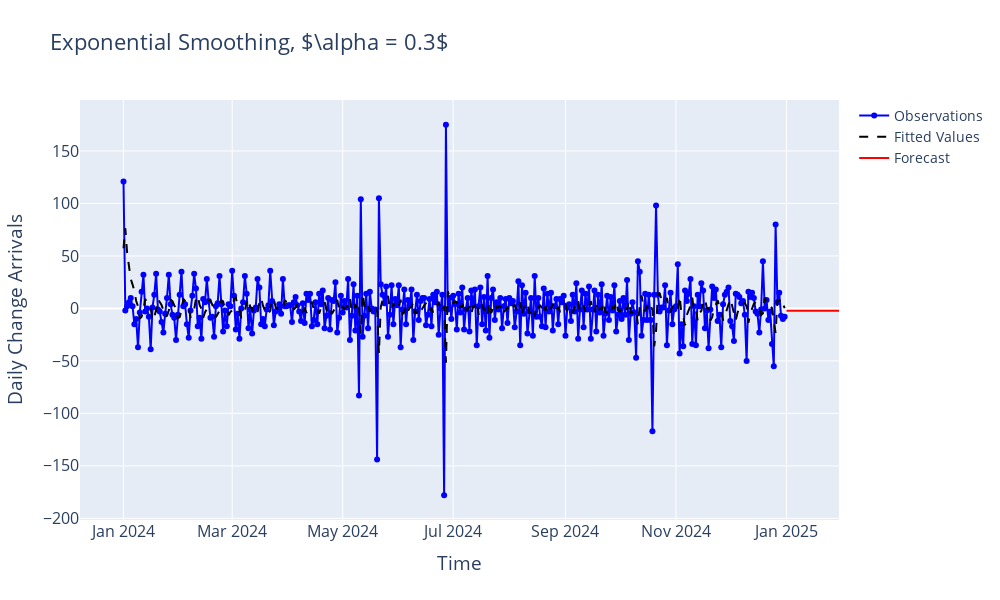

The notebook cell saved with this chart:
### Code cell
alpha = 0.3
model = SimpleExpSmoothing(df['arrivals_change'].dropna(), initialization_method="heuristic")
fitted_model = model.fit(smoothing_level=alpha, optimized=False)


# Forecast the next 30 days
forecast_horizon = 30
forecast = fitted_model.forecast(forecast_horizon)

# Create a forecast index
forecast_index = pd.date_range(start=df.index[-1] + pd.Timedelta(days=1), 
                               periods=forecast_horizon, 
                               freq='D')

# Convert forecast to a Pandas Series
forecast_series = pd.Series(forecast, index=forecast_index)


fig = go.Figure()

# Observations
fig.add_trace(
    go.Scatter(
        x=df.index,
        y=df["arrivals_change"],
        mode="lines+markers",
        name="Observations",
        line=dict(color="blue", width=2),
        marker=dict(size=6),
    )
)

# Fitted values
fig.add_trace(
    go.Scatter(
        x=fitted_model.fittedvalues.index,
        y=fitted_model.fittedvalues,
        mode="lines",
        name="Fitted Values",
        line=dict(color="black", width=2, dash="dash"),
    )
)

# Forecast
fig.add_trace(
    go.Scatter(
        x=forecast_series.index,
        y=forecast_series,
        mode="lines",
        name="Forecast",
        line=dict(color="red", width=2),
    )
)

fig.update_layout(
    height=600,
    width=1000,
    xaxis_title="Time",
    yaxis_title="Daily Change Arrivals",
    title=rf"Exponential Smoothing, $\alpha = {alpha}$",
    font=dict(size=16),
    legend=dict(font_size=14),
)

fig.update_xaxes(showgrid=True)
fig.update_yaxes(showgrid=True)

fig.show()

### Figure 1 — Plotly figure (JSON) as saved in the notebook; plotly's stock layout.template omitted (floating-point values rounded to 4 significant figures; data arrays with more than 128 entries replaced by an {"elided": "..."} marker saying what was removed)
{"data": [{"line": {"color": "blue", "width": 2}, "marker": {"size": 6}, "mode": "lines+markers", "name": "Observations", "type": "scatter", "x": {"elided": "367 str values"}, "y": {"elided": "367 float values"}}, {"line": {"color": "black", "dash": "dash", "width": 2}, "mode": "lines", "name": "Fitted Values", "type": "scatter", "x": {"elided": "366 str values"}, "y": {"elided": "366 float values"}}, {"line": {"color": "red", "width": 2}, "mode": "lines", "name": "Forecast", "type": "scatter", "x": ["2025-01-01T00:00:00+00:00", "2025-01-02T00:00:00+00:00", "2025-01-03T00:00:00+00:00", "2025-01-04T00:00:00+00:00", "2025-01-05T00:00:00+00:00", "2025-01-06T00:00:00+00:00", "2025-01-07T00:00:00+00:00", "2025-01-08T00:00:00+00:00", "2025-01-09T00:00:00+00:00", "2025-01-10T00:00:00+00:00", "2025-01-11T00:00:00+00:00", "2025-01-12T00:00:00+00:00", "2025-01-13T00:00:00+00:00", "2025-01-14T00:00:00+00:00", "2025-01-15T00:00:00+00:00", "2025-01-16T00:00:00+00:00", "2025-01-17T00:00:00+00:00", "2025-01-18T00:00:00+00:00", "2025-01-19T00:00:00+00:00", "2025-01-20T00:00:00+00:00", "2025-01-21T00:00:00+00:00", "2025-01-22T00:00:00+00:00", "2025-01-23T00:00:00+00:00", "2025-01-24T00:00:00+00:00", "2025-01-25T00:00:00+00:00", "2025-01-26T00:00:00+00:00", "2025-01-27T00:00:00+00:00", "2025-01-28T00:00:00+00:00", "2025-01-29T00:00:00+00:00", "2025-01-30T00:00:00+00:00"], "y": [-2.277, -2.277, -2.277, -2.277, -2.277, -2.277, -2.277, -2.277, -2.277, -2.277, -2.277, -2.277, -2.277, -2.277, -2.277, -2.277, -2.277, -2.277, -2.277, -2.277, -2.277, -2.277, -2.277, -2.277, -2.277, -2.277, -2.277, -2.277, -2.277, -2.277]}], "layout": {"font": {"size": 16}, "height": 600, "legend": {"font": {"size": 14}}, "title": {"text": "Exponential Smoothing, $\\alpha = 0.3$"}, "width": 1000, "xaxis": {"showgrid": true, "title": {"text": "Time"}}, "yaxis": {"showgrid": true, "title": {"text": "Daily Change Arrivals"}}}}
